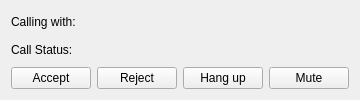
<?xml version="1.0" encoding="UTF-8"?>
<ui version="4.0">
 <class>GoogleTalkCallDialog</class>
 <widget class="QWidget" name="GoogleTalkCallDialog">
  <property name="windowTitle">
   <string>Google Talk Voice Call</string>
  </property>
  <layout class="QVBoxLayout" name="_2">
   <item>
    <layout class="QHBoxLayout" name="_3">
     <item>
      <widget class="QLabel" name="label">
       <property name="text">
        <string>Calling with:</string>
       </property>
      </widget>
     </item>
     <item>
      <widget class="QLabel" name="userName"/>
     </item>
    </layout>
   </item>
   <item>
    <layout class="QHBoxLayout" name="_4">
     <item>
      <widget class="QLabel" name="label_2">
       <property name="text">
        <string>Call Status:</string>
       </property>
      </widget>
     </item>
     <item>
      <widget class="QLabel" name="callStatus"/>
     </item>
    </layout>
   </item>
   <item>
    <layout class="QHBoxLayout" name="_5">
     <item>
      <widget class="QPushButton" name="acceptButton">
       <property name="text">
        <string>Accept</string>
       </property>
      </widget>
     </item>
     <item>
      <widget class="QPushButton" name="rejectButton">
       <property name="text">
        <string>Reject</string>
       </property>
      </widget>
     </item>
     <item>
      <widget class="QPushButton" name="hangupButton">
       <property name="text">
        <string>Hang up</string>
       </property>
      </widget>
     </item>
     <item>
      <widget class="QPushButton" name="muteButton">
       <property name="text">
        <string>Mute</string>
       </property>
       <property name="checkable">
        <bool>true</bool>
       </property>
      </widget>
     </item>
    </layout>
   </item>
  </layout>
 </widget>
 <resources/>
 <connections/>
</ui>
